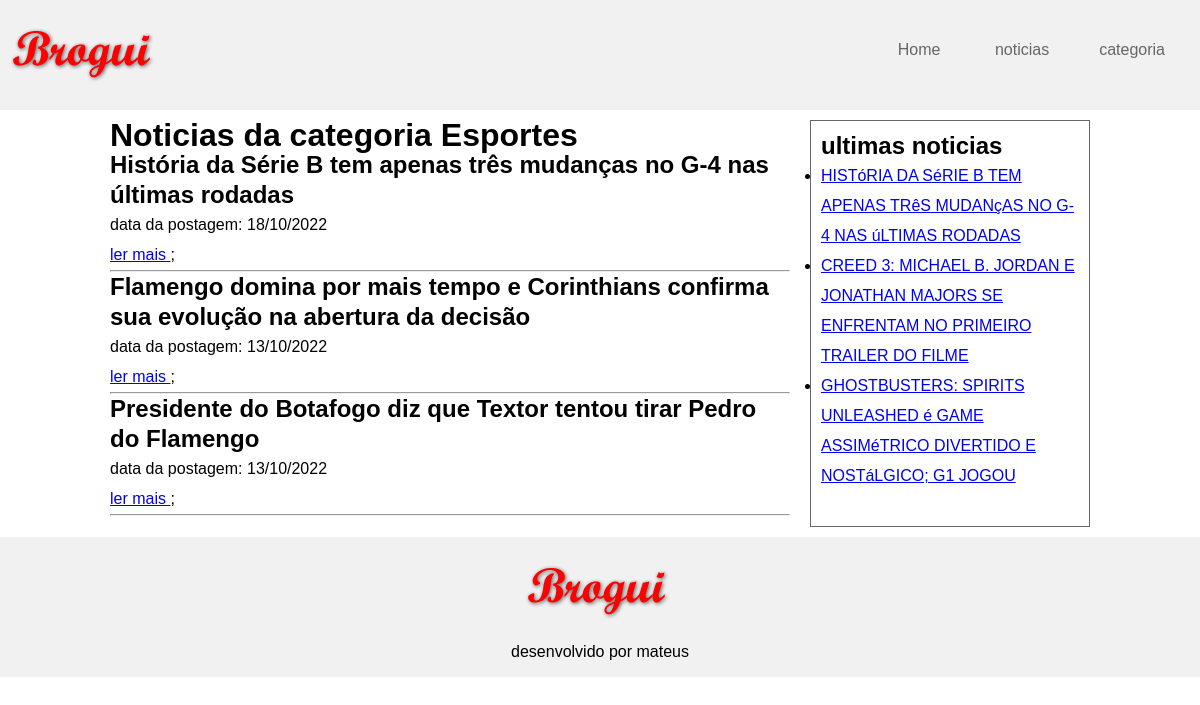
/index.php?pagina=categoria&id=7, run on the app's committed database.
### tables this page shows
CREATE TABLE `categoria` (
  `id` int(11) NOT NULL,
  `categoria` varchar(30) NOT NULL
);

CREATE TABLE `noticia` (
  `id` int(11) NOT NULL,
  `titulo` varchar(200) NOT NULL,
  `texto` longtext NOT NULL,
  `data` date NOT NULL,
  `categoria_id` int(11) NOT NULL
);

### index.php (the view, shortened to what this page needs)
<?php
    include "config.php";
?>
<!DOCTYPE html>
<html lang="pt-br">
<head>
    <link rel="stylesheet" href="css/style.css">
</head>
<body>
    <header>
        <a href="index.php" title="Home - brogui">
            <img src="imagens/logo.png" alt="brogui">
        </a>
        <nav>
            <ul>
                <li>
                    <a href="index.php?pagina=home">
                        Home
                    </a>
                </li>
                <li>
                    <a href="index.php?pagina=noticias">
                        noticias
                    </a>
                <li>
                    <a href="index.php?pagina=categorias">
                        categoria
                    </a>
                </li>
            </ul>
        </nav>
    </header>
    <main>
        <div class="grid">
            <div class="coluna">
                <?php
                    $pagina = $_GET["pagina"] ?? "home";
                    $pagina= "pages/{$pagina}.php";
                    if (file_exists($pagina)){
                        include $pagina;
                    } else{
                        include "pages/erro.php";
                    }
                ?>
            </div>
            <div class="coluna">
                <aside>
                    <h2>ultimas noticias</h2>
                    <ul>
                        <?php
                            $sql = "select * from noticia
                            order by data desc limit 3";
                            $consulta = mysqli_query($con,$sql);
                            while($dados = mysqli_fetch_array($consulta)){
                                $titulo = $dados["titulo"];
                                $id = $dados["id"];
                                $titulo = strtoupper($titulo);
                                echo"<li><a href='index.php?pagina=noticia&id={$id}'>{$titulo}</a></li>";
                            }
                        ?>
                    </ul>
                </aside>
            </div>
        </div>
    </main>
    <footer>
        <img src="imagens/logo.png" alt="brogui">
        <p>
            desenvolvido por mateus
        </p>
    </footer>
</body>
</html>

### pages/categoria.php
<?php
  $id = $_GET["id"] ?? NULL;
  $id = (int)$id;
  if(empty ($id)){
    echo "<p>categoria nao encontrada</p>";
  }else{
    $sql = "select * from categoria where id={$id}";
    $consultar = mysqli_query( $con, $sql);
    $dados = mysqli_fetch_array ($consultar);
    if( empty( $dados["categoria"])){
      echo "<p>Categoria inexistente</p>";
    }else{
    $categoria = $dados["categoria"];
    echo "<h1>Noticias da categoria {$categoria}</h1>";
      $sql = "select *, date_format(data, '%d/%m/%Y') data from noticia where categoria_id = {$id} order by data desc";
      $consulta = mysqli_query( $con, $sql);
      while( $dados = mysqli_fetch_array( $consulta)){
        $id = $dados["id"];
        $titulo = $dados["titulo"];
        $data = $dados["data"];
        echo "<h2>{$titulo}</h2>
        <p>data da postagem: {$data}</p>
        <p>
          <a href='index.php?pagina=noticia&id={$id}'>
          ler mais
          </a>;
          </p>
          <hr>";
      }
    }
  }
?>

### css/style.css (style rules this page uses)
* { margin: 0; padding: 0; }
body { font-family: arial, verdana; line-height: 30px; }
header, footer { background-color: #f1f1f1; padding: 10px; }
footer { text-align: center; }
header nav { float: right; }
header nav ul { list-style: none; }
header nav ul li { display: inline-block; margin: 25px; }
header nav ul li a { color: #666; text-decoration: none; }
.grid { display: grid; grid-template-columns: 70% 30%; }
.grid .coluna { padding: 10px; }
aside { border: 1px solid #666; padding: 10px; }
aside ul { margin-bottom: 25px; }
main { width: 1000px; margin: auto; }

### data on the page
categoria: categoria "Esportes"
noticia: titulo "História da Série B tem apenas três mudanças no G-4 nas últimas rodadas", data "18/10/2022", titulo "HISTóRIA DA SéRIE B TEM APENAS TRêS MUDANçAS NO G-4 NAS úLTIMAS RODADAS"
noticia: titulo "Flamengo domina por mais tempo e Corinthians confirma sua evolução na abertura da decisão", data "13/10/2022"
noticia: titulo "Presidente do Botafogo diz que Textor tentou tirar Pedro do Flamengo", data "13/10/2022"
noticia: titulo "CREED 3: MICHAEL B. JORDAN E JONATHAN MAJORS SE ENFRENTAM NO PRIMEIRO TRAILER DO FILME"
noticia: titulo "GHOSTBUSTERS: SPIRITS UNLEASHED é GAME ASSIMéTRICO DIVERTIDO E NOSTáLGICO; G1 JOGOU"
